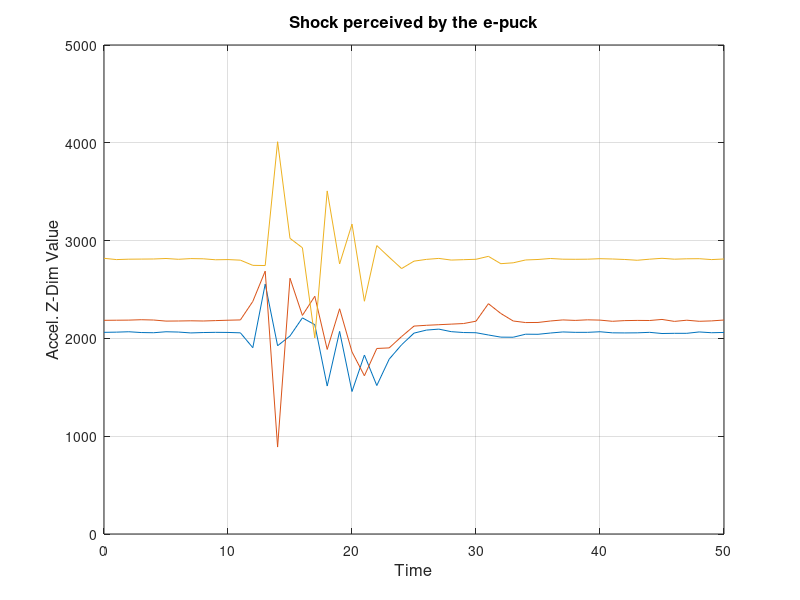

Source code (MATLAB):
measure=load('measure.txt');

plot(0:(length(measure)-1), measure);
grid
H=title('Shock perceived by the e-puck');
set(H, 'FontSize', 12);
H=xlabel('Time');
set(H, 'FontSize', 12);
H=ylabel('Accel. Z-Dim Value');
set(H, 'FontSize', 12);
